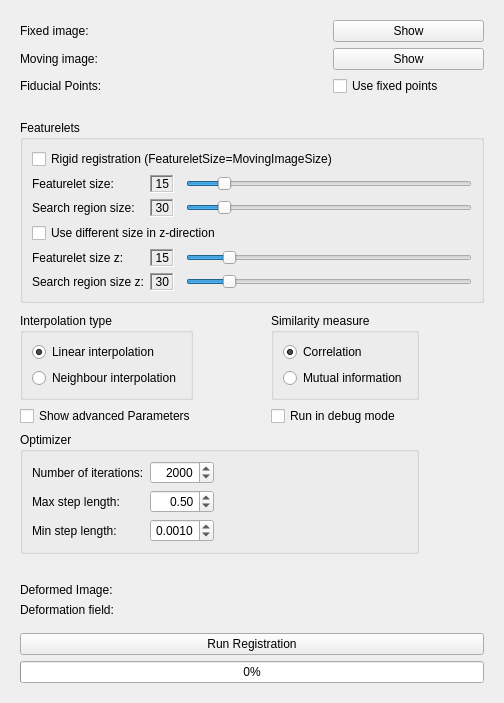
<?xml version="1.0" encoding="UTF-8"?>
<ui version="4.0">
 <class>qSlicerFeatureletRegistrationModuleWidget</class>
 <widget class="qSlicerWidget" name="qSlicerFeatureletRegistrationModuleWidget">
  <property name="enabled">
   <bool>true</bool>
  </property>
  <property name="geometry">
   <rect>
    <x>0</x>
    <y>0</y>
    <width>504</width>
    <height>703</height>
   </rect>
  </property>
  <property name="windowTitle">
   <string>Form</string>
  </property>
  <layout class="QVBoxLayout" name="verticalLayout">
   <item>
    <widget class="ctkCollapsibleButton" name="CTKCollapsibleButton_Input" native="true">
     <property name="text" stdset="0">
      <string>Input</string>
     </property>
     <layout class="QGridLayout" name="gridLayout">
      <item row="0" column="2">
       <widget class="qMRMLNodeComboBox" name="FixedImageComboBox" native="true">
        <property name="cursor">
         <cursorShape>PointingHandCursor</cursorShape>
        </property>
        <property name="toolTip">
         <string>Select the volume intended to be used as reference image</string>
        </property>
        <property name="nodeTypes" stdset="0">
         <stringlist>
          <string>vtkMRMLScalarVolumeNode</string>
         </stringlist>
        </property>
        <property name="addEnabled" stdset="0">
         <bool>false</bool>
        </property>
       </widget>
      </item>
      <item row="0" column="1">
       <widget class="QLabel" name="label_fixed">
        <property name="text">
         <string>Fixed image:</string>
        </property>
       </widget>
      </item>
      <item row="1" column="1">
       <widget class="QLabel" name="label_moving">
        <property name="text">
         <string>Moving image:</string>
        </property>
       </widget>
      </item>
      <item row="1" column="2">
       <widget class="qMRMLNodeComboBox" name="MovingImageComboBox" native="true">
        <property name="cursor">
         <cursorShape>PointingHandCursor</cursorShape>
        </property>
        <property name="toolTip">
         <string>Select the volume intended to be used as moving image</string>
        </property>
        <property name="nodeTypes" stdset="0">
         <stringlist>
          <string>vtkMRMLScalarVolumeNode</string>
         </stringlist>
        </property>
        <property name="addEnabled" stdset="0">
         <bool>false</bool>
        </property>
       </widget>
      </item>
      <item row="0" column="3">
       <widget class="QPushButton" name="ShowButton">
        <property name="cursor">
         <cursorShape>PointingHandCursor</cursorShape>
        </property>
        <property name="toolTip">
         <string>Shows the selected fixed image</string>
        </property>
        <property name="text">
         <string>Show</string>
        </property>
       </widget>
      </item>
      <item row="1" column="3">
       <widget class="QPushButton" name="ShowButton2">
        <property name="cursor">
         <cursorShape>PointingHandCursor</cursorShape>
        </property>
        <property name="toolTip">
         <string>Shows the selected moving image</string>
        </property>
        <property name="text">
         <string>Show</string>
        </property>
       </widget>
      </item>
      <item row="2" column="1">
       <widget class="QLabel" name="label_fiducial">
        <property name="visible">
         <bool>false</bool>
        </property>
        <property name="text">
         <string>Fiducial Points:</string>
        </property>
       </widget>
      </item>
      <item row="2" column="2">
       <widget class="qMRMLNodeComboBox" name="FiducialPointsComboBox" native="true">
        <property name="cursor">
         <cursorShape>PointingHandCursor</cursorShape>
        </property>
        <property name="visible">
         <bool>false</bool>
        </property>
        <property name="toolTip">
         <string>To edit the fiducial points use the Slicer module ,,Markups''.</string>
        </property>
        <property name="nodeTypes" stdset="0">
         <stringlist>
          <string>vtkMRMLMarkupsFiducialNode</string>
         </stringlist>
        </property>
        <property name="addEnabled" stdset="0">
         <bool>true</bool>
        </property>
        <property name="renameEnabled" stdset="0">
         <bool>true</bool>
        </property>
       </widget>
      </item>
      <item row="2" column="3">
       <widget class="QCheckBox" name="checkBox_2">
        <property name="cursor">
         <cursorShape>PointingHandCursor</cursorShape>
        </property>
        <property name="toolTip">
         <string>Click if you want to define points which should not move.</string>
        </property>
        <property name="text">
         <string>Use fixed points</string>
        </property>
       </widget>
      </item>
     </layout>
    </widget>
   </item>
   <item>
    <widget class="ctkCollapsibleButton" name="CTKCollapsibleButton_Parameters" native="true">
     <property name="text" stdset="0">
      <string>Parameters</string>
     </property>
     <layout class="QGridLayout" name="gridLayout_2">
      <item row="3" column="6">
       <spacer name="horizontalSpacer">
        <property name="orientation">
         <enum>Qt::Horizontal</enum>
        </property>
        <property name="sizeHint" stdset="0">
         <size>
          <width>10</width>
          <height>20</height>
         </size>
        </property>
       </spacer>
      </item>
      <item row="7" column="1">
       <spacer name="verticalSpacer_2">
        <property name="orientation">
         <enum>Qt::Vertical</enum>
        </property>
        <property name="sizeHint" stdset="0">
         <size>
          <width>20</width>
          <height>20</height>
         </size>
        </property>
       </spacer>
      </item>
      <item row="3" column="0" colspan="3">
       <widget class="QGroupBox" name="groupBox_2">
        <property name="title">
         <string>Interpolation type</string>
        </property>
        <layout class="QVBoxLayout" name="verticalLayout_4">
         <item>
          <widget class="QRadioButton" name="radioButton_Interpolation">
           <property name="cursor">
            <cursorShape>PointingHandCursor</cursorShape>
           </property>
           <property name="text">
            <string>Linear interpolation</string>
           </property>
           <property name="checked">
            <bool>true</bool>
           </property>
          </widget>
         </item>
         <item>
          <widget class="QRadioButton" name="radioButton_Interpolation_2">
           <property name="cursor">
            <cursorShape>PointingHandCursor</cursorShape>
           </property>
           <property name="text">
            <string>Neighbour interpolation</string>
           </property>
          </widget>
         </item>
        </layout>
       </widget>
      </item>
      <item row="3" column="3">
       <spacer name="horizontalSpacer_3">
        <property name="orientation">
         <enum>Qt::Horizontal</enum>
        </property>
        <property name="sizeHint" stdset="0">
         <size>
          <width>10</width>
          <height>20</height>
         </size>
        </property>
       </spacer>
      </item>
      <item row="3" column="5">
       <widget class="QGroupBox" name="groupBox">
        <property name="title">
         <string>Similarity measure</string>
        </property>
        <layout class="QVBoxLayout" name="verticalLayout_2">
         <item>
          <widget class="QRadioButton" name="radioButton_Similarity">
           <property name="cursor">
            <cursorShape>PointingHandCursor</cursorShape>
           </property>
           <property name="text">
            <string>Correlation</string>
           </property>
           <property name="checked">
            <bool>true</bool>
           </property>
           <property name="autoExclusive">
            <bool>true</bool>
           </property>
          </widget>
         </item>
         <item>
          <widget class="QRadioButton" name="radioButton_Similarity_2">
           <property name="cursor">
            <cursorShape>PointingHandCursor</cursorShape>
           </property>
           <property name="text">
            <string>Mutual information</string>
           </property>
          </widget>
         </item>
        </layout>
       </widget>
      </item>
      <item row="2" column="0">
       <spacer name="verticalSpacer_3">
        <property name="orientation">
         <enum>Qt::Vertical</enum>
        </property>
        <property name="sizeHint" stdset="0">
         <size>
          <width>20</width>
          <height>20</height>
         </size>
        </property>
       </spacer>
      </item>
      <item row="4" column="5">
       <widget class="QCheckBox" name="checkBox_3">
        <property name="cursor">
         <cursorShape>PointingHandCursor</cursorShape>
        </property>
        <property name="visible">
         <bool>false</bool>
        </property>
        <property name="toolTip">
         <string>In debug mode additional information is shown in the terminal.</string>
        </property>
        <property name="text">
         <string>Run in debug mode</string>
        </property>
       </widget>
      </item>
      <item row="1" column="0" colspan="7">
       <widget class="QGroupBox" name="groupBox_4">
        <property name="title">
         <string>Featurelets</string>
        </property>
        <layout class="QGridLayout" name="gridLayout_5">
         <item row="3" column="0" colspan="4">
          <widget class="QCheckBox" name="checkBox_5">
           <property name="cursor">
            <cursorShape>PointingHandCursor</cursorShape>
           </property>
           <property name="text">
            <string>Use different size in z-direction</string>
           </property>
          </widget>
         </item>
         <item row="0" column="0" colspan="4">
          <widget class="QCheckBox" name="checkBox_4">
           <property name="cursor">
            <cursorShape>PointingHandCursor</cursorShape>
           </property>
           <property name="toolTip">
            <string>Featurelet size = Moving image size
Search region size = Fixed image size
Hint: in this case the progress bar does not work (there is only one optimization process and it is not known apriori how long it takes)</string>
           </property>
           <property name="text">
            <string>Rigid registration (FeatureletSize=MovingImageSize)</string>
           </property>
          </widget>
         </item>
         <item row="2" column="3">
          <widget class="QSlider" name="horizontalSlider_2">
           <property name="cursor">
            <cursorShape>PointingHandCursor</cursorShape>
           </property>
           <property name="toolTip">
            <string>Edit the size of the search region</string>
           </property>
           <property name="minimum">
            <number>8</number>
           </property>
           <property name="maximum">
            <number>200</number>
           </property>
           <property name="value">
            <number>30</number>
           </property>
           <property name="orientation">
            <enum>Qt::Horizontal</enum>
           </property>
          </widget>
         </item>
         <item row="1" column="0">
          <widget class="QLabel" name="label_featureletsSize">
           <property name="text">
            <string>Featurelet size:</string>
           </property>
          </widget>
         </item>
         <item row="2" column="1">
          <widget class="QLabel" name="label_DisplaySearchSize">
           <property name="toolTip">
            <string>Current size of the search region</string>
           </property>
           <property name="frameShape">
            <enum>QFrame::WinPanel</enum>
           </property>
           <property name="frameShadow">
            <enum>QFrame::Sunken</enum>
           </property>
           <property name="text">
            <string>30</string>
           </property>
           <property name="alignment">
            <set>Qt::AlignRight|Qt::AlignTrailing|Qt::AlignVCenter</set>
           </property>
          </widget>
         </item>
         <item row="1" column="3">
          <widget class="QSlider" name="horizontalSlider">
           <property name="cursor">
            <cursorShape>PointingHandCursor</cursorShape>
           </property>
           <property name="toolTip">
            <string>Edit the size of one featurelet</string>
           </property>
           <property name="minimum">
            <number>4</number>
           </property>
           <property name="maximum">
            <number>100</number>
           </property>
           <property name="value">
            <number>15</number>
           </property>
           <property name="orientation">
            <enum>Qt::Horizontal</enum>
           </property>
          </widget>
         </item>
         <item row="1" column="1">
          <widget class="QLabel" name="label_DisplayFeatureletsSize">
           <property name="toolTip">
            <string>Current size of one featurelet</string>
           </property>
           <property name="frameShape">
            <enum>QFrame::WinPanel</enum>
           </property>
           <property name="frameShadow">
            <enum>QFrame::Sunken</enum>
           </property>
           <property name="text">
            <string>15</string>
           </property>
           <property name="alignment">
            <set>Qt::AlignRight|Qt::AlignTrailing|Qt::AlignVCenter</set>
           </property>
          </widget>
         </item>
         <item row="2" column="0">
          <widget class="QLabel" name="label_searchSize">
           <property name="text">
            <string>Search region size:</string>
           </property>
          </widget>
         </item>
         <item row="4" column="0">
          <widget class="QLabel" name="label_FeatureletsSizeZ">
           <property name="visible">
            <bool>false</bool>
           </property>
           <property name="text">
            <string>Featurelet size z:</string>
           </property>
          </widget>
         </item>
         <item row="5" column="0">
          <widget class="QLabel" name="label_SearchSizeZ">
           <property name="visible">
            <bool>false</bool>
           </property>
           <property name="text">
            <string>Search region size z:</string>
           </property>
          </widget>
         </item>
         <item row="4" column="1">
          <widget class="QLabel" name="label_DisplayFeatureletSizeZ">
           <property name="visible">
            <bool>false</bool>
           </property>
           <property name="frameShape">
            <enum>QFrame::WinPanel</enum>
           </property>
           <property name="frameShadow">
            <enum>QFrame::Sunken</enum>
           </property>
           <property name="text">
            <string>15</string>
           </property>
           <property name="alignment">
            <set>Qt::AlignRight|Qt::AlignTrailing|Qt::AlignVCenter</set>
           </property>
          </widget>
         </item>
         <item row="5" column="1">
          <widget class="QLabel" name="label_DisplaySearchSizeZ">
           <property name="visible">
            <bool>false</bool>
           </property>
           <property name="frameShape">
            <enum>QFrame::WinPanel</enum>
           </property>
           <property name="frameShadow">
            <enum>QFrame::Sunken</enum>
           </property>
           <property name="text">
            <string>30</string>
           </property>
           <property name="alignment">
            <set>Qt::AlignRight|Qt::AlignTrailing|Qt::AlignVCenter</set>
           </property>
          </widget>
         </item>
         <item row="4" column="3">
          <widget class="QSlider" name="horizontalSlider_3">
           <property name="cursor">
            <cursorShape>PointingHandCursor</cursorShape>
           </property>
           <property name="visible">
            <bool>false</bool>
           </property>
           <property name="minimum">
            <number>2</number>
           </property>
           <property name="maximum">
            <number>100</number>
           </property>
           <property name="value">
            <number>15</number>
           </property>
           <property name="orientation">
            <enum>Qt::Horizontal</enum>
           </property>
          </widget>
         </item>
         <item row="5" column="3">
          <widget class="QSlider" name="horizontalSlider_4">
           <property name="cursor">
            <cursorShape>PointingHandCursor</cursorShape>
           </property>
           <property name="visible">
            <bool>false</bool>
           </property>
           <property name="minimum">
            <number>4</number>
           </property>
           <property name="maximum">
            <number>200</number>
           </property>
           <property name="value">
            <number>30</number>
           </property>
           <property name="orientation">
            <enum>Qt::Horizontal</enum>
           </property>
          </widget>
         </item>
        </layout>
       </widget>
      </item>
      <item row="4" column="0" colspan="4">
       <widget class="QCheckBox" name="checkBox">
        <property name="cursor">
         <cursorShape>PointingHandCursor</cursorShape>
        </property>
        <property name="text">
         <string>Show advanced Parameters</string>
        </property>
        <property name="checked">
         <bool>false</bool>
        </property>
       </widget>
      </item>
      <item row="6" column="0" colspan="6">
       <widget class="QGroupBox" name="groupBox_3">
        <property name="enabled">
         <bool>true</bool>
        </property>
        <property name="visible">
         <bool>false</bool>
        </property>
        <property name="title">
         <string>Optimizer</string>
        </property>
        <layout class="QGridLayout" name="gridLayout_4">
         <item row="1" column="0">
          <widget class="QLabel" name="label_2">
           <property name="text">
            <string>Max step length:</string>
           </property>
          </widget>
         </item>
         <item row="0" column="0">
          <widget class="QLabel" name="label">
           <property name="text">
            <string>Number of iterations:</string>
           </property>
          </widget>
         </item>
         <item row="2" column="0">
          <widget class="QLabel" name="label_3">
           <property name="text">
            <string>Min step length:</string>
           </property>
          </widget>
         </item>
         <item row="0" column="1">
          <widget class="QSpinBox" name="spinBox_NumberIterations">
           <property name="cursor">
            <cursorShape>PointingHandCursor</cursorShape>
           </property>
           <property name="alignment">
            <set>Qt::AlignRight|Qt::AlignTrailing|Qt::AlignVCenter</set>
           </property>
           <property name="minimum">
            <number>30</number>
           </property>
           <property name="maximum">
            <number>3000</number>
           </property>
           <property name="singleStep">
            <number>10</number>
           </property>
           <property name="value">
            <number>2000</number>
           </property>
          </widget>
         </item>
         <item row="1" column="1">
          <widget class="QDoubleSpinBox" name="doubleSpinBox_Max">
           <property name="cursor">
            <cursorShape>PointingHandCursor</cursorShape>
           </property>
           <property name="toolTip">
            <string>For linear interpolation the initial value would be 0.05.
The value of 0.5 is good for neighbour interpolation.</string>
           </property>
           <property name="alignment">
            <set>Qt::AlignRight|Qt::AlignTrailing|Qt::AlignVCenter</set>
           </property>
           <property name="minimum">
            <double>0.010000000000000</double>
           </property>
           <property name="maximum">
            <double>1.000000000000000</double>
           </property>
           <property name="singleStep">
            <double>0.010000000000000</double>
           </property>
           <property name="value">
            <double>0.500000000000000</double>
           </property>
          </widget>
         </item>
         <item row="2" column="1">
          <widget class="QDoubleSpinBox" name="doubleSpinBox_Min">
           <property name="cursor">
            <cursorShape>PointingHandCursor</cursorShape>
           </property>
           <property name="toolTip">
            <string>For linear interpolation the initial value would be 0.0001.
The value of 0.001 is good for neighbour interpolation.</string>
           </property>
           <property name="alignment">
            <set>Qt::AlignRight|Qt::AlignTrailing|Qt::AlignVCenter</set>
           </property>
           <property name="decimals">
            <number>4</number>
           </property>
           <property name="minimum">
            <double>0.000100000000000</double>
           </property>
           <property name="maximum">
            <double>0.010000000000000</double>
           </property>
           <property name="singleStep">
            <double>0.000100000000000</double>
           </property>
           <property name="value">
            <double>0.001000000000000</double>
           </property>
          </widget>
         </item>
         <item row="0" column="2">
          <spacer name="horizontalSpacer_2">
           <property name="orientation">
            <enum>Qt::Horizontal</enum>
           </property>
           <property name="sizeHint" stdset="0">
            <size>
             <width>40</width>
             <height>20</height>
            </size>
           </property>
          </spacer>
         </item>
        </layout>
       </widget>
      </item>
      <item row="6" column="6">
       <spacer name="horizontalSpacer_4">
        <property name="orientation">
         <enum>Qt::Horizontal</enum>
        </property>
        <property name="sizeHint" stdset="0">
         <size>
          <width>40</width>
          <height>20</height>
         </size>
        </property>
       </spacer>
      </item>
     </layout>
    </widget>
   </item>
   <item>
    <widget class="ctkCollapsibleButton" name="CTKCollapsibleButton_Output" native="true">
     <property name="text" stdset="0">
      <string>Output</string>
     </property>
     <layout class="QGridLayout" name="gridLayout_3">
      <item row="4" column="0" colspan="2">
       <widget class="QProgressBar" name="progressBar">
        <property name="value">
         <number>0</number>
        </property>
       </widget>
      </item>
      <item row="0" column="0">
       <widget class="QLabel" name="label_deformed">
        <property name="text">
         <string>Deformed Image:</string>
        </property>
       </widget>
      </item>
      <item row="0" column="1">
       <widget class="qMRMLNodeComboBox" name="DeformedImageComboBox" native="true">
        <property name="cursor">
         <cursorShape>PointingHandCursor</cursorShape>
        </property>
        <property name="toolTip">
         <string>Add/Select a Node for the ouput data</string>
        </property>
        <property name="nodeTypes" stdset="0">
         <stringlist>
          <string>vtkMRMLScalarVolumeNode</string>
         </stringlist>
        </property>
        <property name="addEnabled" stdset="0">
         <bool>true</bool>
        </property>
        <property name="renameEnabled" stdset="0">
         <bool>false</bool>
        </property>
       </widget>
      </item>
      <item row="1" column="0">
       <widget class="QLabel" name="label_field">
        <property name="text">
         <string>Deformation field:</string>
        </property>
       </widget>
      </item>
      <item row="1" column="1">
       <widget class="qMRMLNodeComboBox" name="DeformationFieldComboBox" native="true">
        <property name="cursor">
         <cursorShape>PointingHandCursor</cursorShape>
        </property>
        <property name="nodeTypes" stdset="0">
         <stringlist>
          <string>vtkMRMLTransformNode</string>
         </stringlist>
        </property>
        <property name="addEnabled" stdset="0">
         <bool>true</bool>
        </property>
        <property name="renameEnabled" stdset="0">
         <bool>true</bool>
        </property>
       </widget>
      </item>
      <item row="3" column="0" colspan="2">
       <widget class="QPushButton" name="RunButton">
        <property name="cursor">
         <cursorShape>PointingHandCursor</cursorShape>
        </property>
        <property name="toolTip">
         <string>Press the button to register the moving image onto the fixed image and obtain a deformation field</string>
        </property>
        <property name="text">
         <string>Run Registration</string>
        </property>
       </widget>
      </item>
      <item row="2" column="0">
       <spacer name="verticalSpacer_4">
        <property name="orientation">
         <enum>Qt::Vertical</enum>
        </property>
        <property name="sizeHint" stdset="0">
         <size>
          <width>20</width>
          <height>40</height>
         </size>
        </property>
       </spacer>
      </item>
     </layout>
    </widget>
   </item>
   <item>
    <spacer name="verticalSpacer">
     <property name="orientation">
      <enum>Qt::Vertical</enum>
     </property>
     <property name="sizeHint" stdset="0">
      <size>
       <width>0</width>
       <height>0</height>
      </size>
     </property>
    </spacer>
   </item>
  </layout>
 </widget>
 <customwidgets>
  <customwidget>
   <class>qMRMLNodeComboBox</class>
   <extends>QWidget</extends>
   <header>qMRMLNodeComboBox.h</header>
   <container>1</container>
  </customwidget>
  <customwidget>
   <class>qSlicerWidget</class>
   <extends>QWidget</extends>
   <header>qSlicerWidget.h</header>
   <container>1</container>
  </customwidget>
  <customwidget>
   <class>ctkCollapsibleButton</class>
   <extends>QWidget</extends>
   <header>ctkCollapsibleButton.h</header>
   <container>1</container>
  </customwidget>
 </customwidgets>
 <resources/>
 <connections>
  <connection>
   <sender>qSlicerFeatureletRegistrationModuleWidget</sender>
   <signal>mrmlSceneChanged(vtkMRMLScene*)</signal>
   <receiver>FixedImageComboBox</receiver>
   <slot>setMRMLScene(vtkMRMLScene*)</slot>
   <hints>
    <hint type="sourcelabel">
     <x>245</x>
     <y>4</y>
    </hint>
    <hint type="destinationlabel">
     <x>327</x>
     <y>44</y>
    </hint>
   </hints>
  </connection>
  <connection>
   <sender>qSlicerFeatureletRegistrationModuleWidget</sender>
   <signal>mrmlSceneChanged(vtkMRMLScene*)</signal>
   <receiver>DeformedImageComboBox</receiver>
   <slot>setMRMLScene(vtkMRMLScene*)</slot>
   <hints>
    <hint type="sourcelabel">
     <x>245</x>
     <y>4</y>
    </hint>
    <hint type="destinationlabel">
     <x>485</x>
     <y>569</y>
    </hint>
   </hints>
  </connection>
  <connection>
   <sender>qSlicerFeatureletRegistrationModuleWidget</sender>
   <signal>mrmlSceneChanged(vtkMRMLScene*)</signal>
   <receiver>DeformationFieldComboBox</receiver>
   <slot>setMRMLScene(vtkMRMLScene*)</slot>
   <hints>
    <hint type="sourcelabel">
     <x>245</x>
     <y>4</y>
    </hint>
    <hint type="destinationlabel">
     <x>485</x>
     <y>592</y>
    </hint>
   </hints>
  </connection>
  <connection>
   <sender>qSlicerFeatureletRegistrationModuleWidget</sender>
   <signal>mrmlSceneChanged(vtkMRMLScene*)</signal>
   <receiver>MovingImageComboBox</receiver>
   <slot>setMRMLScene(vtkMRMLScene*)</slot>
   <hints>
    <hint type="sourcelabel">
     <x>245</x>
     <y>4</y>
    </hint>
    <hint type="destinationlabel">
     <x>327</x>
     <y>77</y>
    </hint>
   </hints>
  </connection>
  <connection>
   <sender>qSlicerFeatureletRegistrationModuleWidget</sender>
   <signal>mrmlSceneChanged(vtkMRMLScene*)</signal>
   <receiver>FiducialPointsComboBox</receiver>
   <slot>setMRMLScene(vtkMRMLScene*)</slot>
   <hints>
    <hint type="sourcelabel">
     <x>245</x>
     <y>4</y>
    </hint>
    <hint type="destinationlabel">
     <x>108</x>
     <y>38</y>
    </hint>
   </hints>
  </connection>
  <connection>
   <sender>horizontalSlider</sender>
   <signal>valueChanged(int)</signal>
   <receiver>label_DisplayFeatureletsSize</receiver>
   <slot>setNum(int)</slot>
   <hints>
    <hint type="sourcelabel">
     <x>476</x>
     <y>211</y>
    </hint>
    <hint type="destinationlabel">
     <x>203</x>
     <y>211</y>
    </hint>
   </hints>
  </connection>
  <connection>
   <sender>horizontalSlider_2</sender>
   <signal>valueChanged(int)</signal>
   <receiver>label_DisplaySearchSize</receiver>
   <slot>setNum(int)</slot>
   <hints>
    <hint type="sourcelabel">
     <x>476</x>
     <y>246</y>
    </hint>
    <hint type="destinationlabel">
     <x>203</x>
     <y>246</y>
    </hint>
   </hints>
  </connection>
  <connection>
   <sender>checkBox</sender>
   <signal>clicked(bool)</signal>
   <receiver>groupBox_3</receiver>
   <slot>setVisible(bool)</slot>
   <hints>
    <hint type="sourcelabel">
     <x>180</x>
     <y>488</y>
    </hint>
    <hint type="destinationlabel">
     <x>108</x>
     <y>150</y>
    </hint>
   </hints>
  </connection>
  <connection>
   <sender>checkBox_2</sender>
   <signal>clicked(bool)</signal>
   <receiver>FiducialPointsComboBox</receiver>
   <slot>setVisible(bool)</slot>
   <hints>
    <hint type="sourcelabel">
     <x>485</x>
     <y>105</y>
    </hint>
    <hint type="destinationlabel">
     <x>108</x>
     <y>38</y>
    </hint>
   </hints>
  </connection>
  <connection>
   <sender>checkBox_2</sender>
   <signal>clicked(bool)</signal>
   <receiver>label_fiducial</receiver>
   <slot>setVisible(bool)</slot>
   <hints>
    <hint type="sourcelabel">
     <x>485</x>
     <y>105</y>
    </hint>
    <hint type="destinationlabel">
     <x>108</x>
     <y>38</y>
    </hint>
   </hints>
  </connection>
  <connection>
   <sender>checkBox</sender>
   <signal>clicked(bool)</signal>
   <receiver>checkBox_3</receiver>
   <slot>setVisible(bool)</slot>
   <hints>
    <hint type="sourcelabel">
     <x>180</x>
     <y>488</y>
    </hint>
    <hint type="destinationlabel">
     <x>108</x>
     <y>150</y>
    </hint>
   </hints>
  </connection>
  <connection>
   <sender>horizontalSlider_3</sender>
   <signal>valueChanged(int)</signal>
   <receiver>label_DisplayFeatureletSizeZ</receiver>
   <slot>setNum(int)</slot>
   <hints>
    <hint type="sourcelabel">
     <x>236</x>
     <y>296</y>
    </hint>
    <hint type="destinationlabel">
     <x>196</x>
     <y>293</y>
    </hint>
   </hints>
  </connection>
  <connection>
   <sender>horizontalSlider_4</sender>
   <signal>valueChanged(int)</signal>
   <receiver>label_DisplaySearchSizeZ</receiver>
   <slot>setNum(int)</slot>
   <hints>
    <hint type="sourcelabel">
     <x>235</x>
     <y>322</y>
    </hint>
    <hint type="destinationlabel">
     <x>196</x>
     <y>322</y>
    </hint>
   </hints>
  </connection>
  <connection>
   <sender>checkBox_5</sender>
   <signal>clicked(bool)</signal>
   <receiver>label_DisplayFeatureletSizeZ</receiver>
   <slot>setVisible(bool)</slot>
   <hints>
    <hint type="sourcelabel">
     <x>255</x>
     <y>263</y>
    </hint>
    <hint type="destinationlabel">
     <x>189</x>
     <y>295</y>
    </hint>
   </hints>
  </connection>
  <connection>
   <sender>checkBox_5</sender>
   <signal>clicked(bool)</signal>
   <receiver>label_DisplaySearchSizeZ</receiver>
   <slot>setVisible(bool)</slot>
   <hints>
    <hint type="sourcelabel">
     <x>255</x>
     <y>263</y>
    </hint>
    <hint type="destinationlabel">
     <x>189</x>
     <y>330</y>
    </hint>
   </hints>
  </connection>
  <connection>
   <sender>checkBox_5</sender>
   <signal>clicked(bool)</signal>
   <receiver>label_FeatureletsSizeZ</receiver>
   <slot>setVisible(bool)</slot>
   <hints>
    <hint type="sourcelabel">
     <x>255</x>
     <y>263</y>
    </hint>
    <hint type="destinationlabel">
     <x>101</x>
     <y>295</y>
    </hint>
   </hints>
  </connection>
  <connection>
   <sender>checkBox_5</sender>
   <signal>clicked(bool)</signal>
   <receiver>label_SearchSizeZ</receiver>
   <slot>setVisible(bool)</slot>
   <hints>
    <hint type="sourcelabel">
     <x>255</x>
     <y>263</y>
    </hint>
    <hint type="destinationlabel">
     <x>101</x>
     <y>330</y>
    </hint>
   </hints>
  </connection>
  <connection>
   <sender>checkBox_5</sender>
   <signal>clicked(bool)</signal>
   <receiver>horizontalSlider_3</receiver>
   <slot>setVisible(bool)</slot>
   <hints>
    <hint type="sourcelabel">
     <x>255</x>
     <y>263</y>
    </hint>
    <hint type="destinationlabel">
     <x>346</x>
     <y>295</y>
    </hint>
   </hints>
  </connection>
  <connection>
   <sender>checkBox_5</sender>
   <signal>clicked(bool)</signal>
   <receiver>horizontalSlider_4</receiver>
   <slot>setVisible(bool)</slot>
   <hints>
    <hint type="sourcelabel">
     <x>255</x>
     <y>263</y>
    </hint>
    <hint type="destinationlabel">
     <x>346</x>
     <y>330</y>
    </hint>
   </hints>
  </connection>
 </connections>
</ui>
